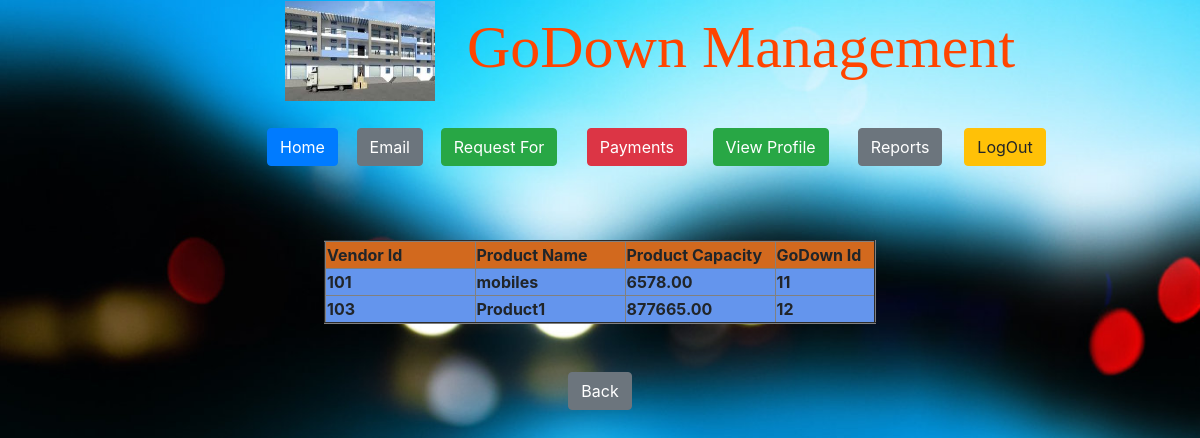
Page /gd_vendor/vendor_space_reports/ on the committed database.
### gd_vendor/models.py (models this page shows)
class Space(models.Model):
    space_id = models.AutoField(primary_key=True)
    vendor_id = models.IntegerField()
    product_name = models.CharField(max_length=50)
    product_capacity = models.DecimalField(max_digits=10,decimal_places=2)
    godown_id = models.IntegerField()

### templates/gd_vendor/vendor_space_reports.html (shortened to what this page needs)
<!DOCTYPE html>
<html lang="en">
<head>
{% load staticfiles %}
</head>
<body  background="{% static 'images/gd1.jpg' %}">
{% include 'gd_home/title.html' %}
{% include 'gd_vendor/vendor_menu.html' %}
<br><br><br>
{% if object_list %}
<table align="center" border="2">
    <tr bgcolor="#d2691e">
        <th width="150">Vendor Id</th>
        <th width="150">Product Name</th>
        <th width="150">Product Capacity</th>
        <th width="100">GoDown Id</th>
    </tr>
{% for x in object_list %}
    <tr bgcolor="#6495ed">
        <th width="100">{{ x.vendor_id }}</th>
        <th width="100">{{ x.product_name }}</th>
        <th width="100">{{ x.product_capacity }}</th>
        <th width="100">{{ x.godown_id }}</th>
    </tr>
{% endfor %}
</table>
{% else %}
    <center><font size="5" face="Arial Black" color="red">Sorry.. No Products are Available</font></center>
{% endif %}
<br><br>
 <form action="{% url 'vendor_reports_menu' %}">
     <center><button type="submit" class="btn btn-secondary">Back</button></center>
          </form>
</body>
</html>

### templates/gd_vendor/vendor_space_reports.html (style rules this page uses)
body { text-align: center; background-size: cover; background-repeat:no-repeat; }

### rows in the picture
Space: vendor_id "101", product_name "mobiles", product_capacity "6578.00", godown_id "11"
Space: vendor_id "103", product_name "Product1", product_capacity "877665.00", godown_id "12"
